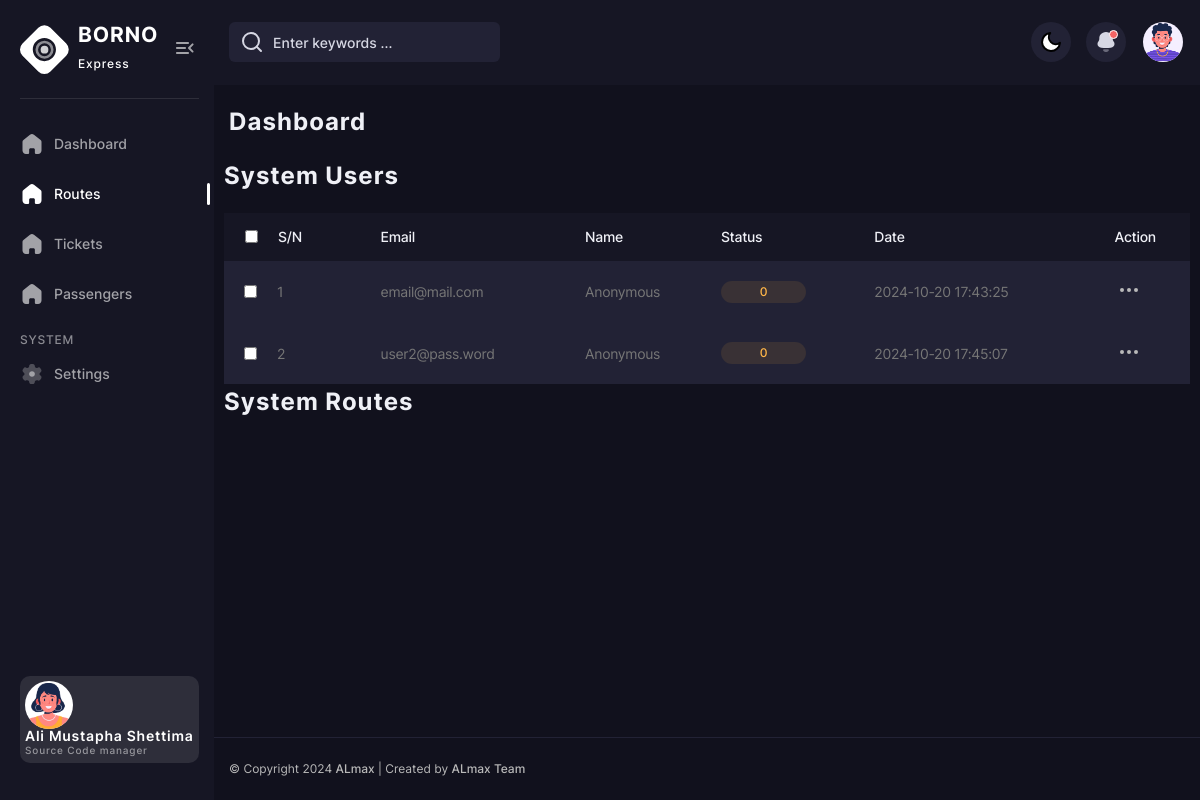
The app's page /dashboard.php?routes=1, older data.
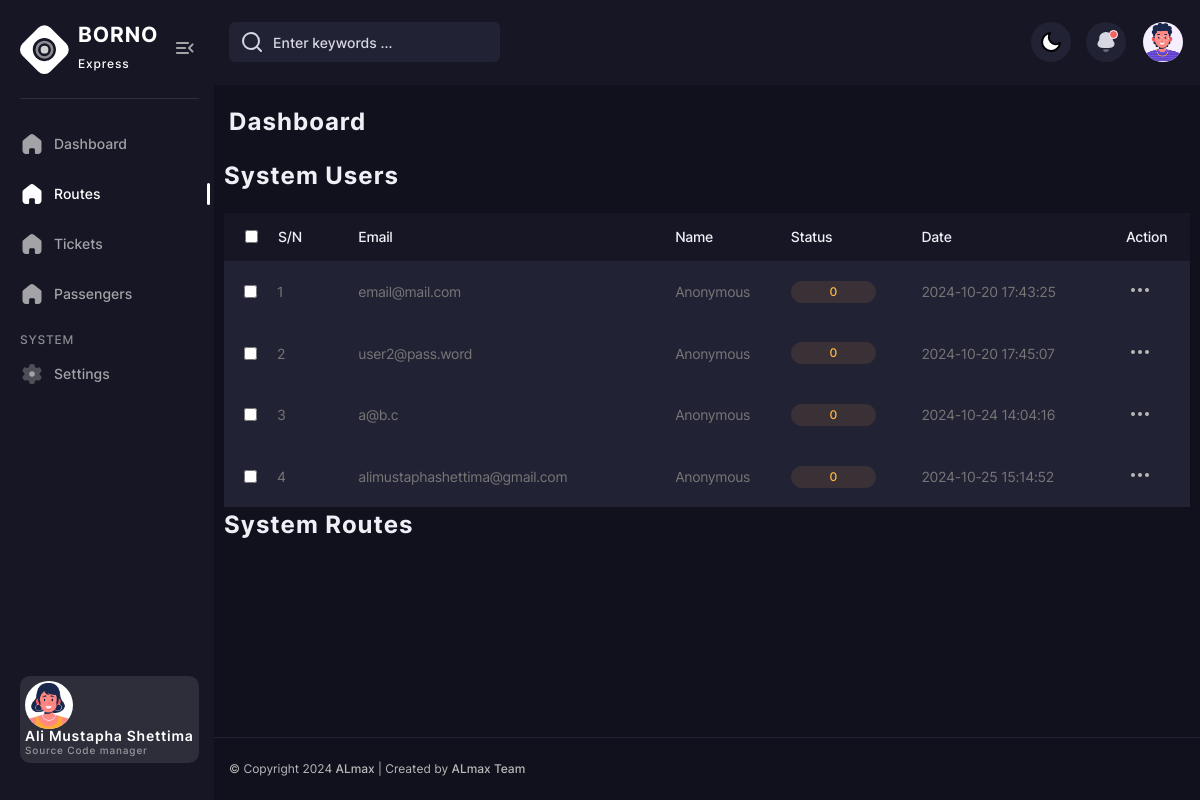
The same page, newer data.
### tables this page shows
CREATE TABLE `users` (
  `id` bigint(20) NOT NULL,
  `name` varchar(222) NOT NULL DEFAULT 'Anonymous',
  `email` varchar(222) NOT NULL,
  `password` varchar(222) NOT NULL,
  `created_at` timestamp NOT NULL DEFAULT current_timestamp(),
  `updated_at` timestamp NOT NULL DEFAULT current_timestamp(),
  `deleted_at` timestamp NULL DEFAULT NULL,
  `status` varchar(222) NOT NULL DEFAULT 'Active',
  `address` varchar(222) NOT NULL,
  `phone_number` varchar(222) DEFAULT NULL,
  `is_admin` tinyint(1) NOT NULL DEFAULT 0,
  `profile_picture` varchar(222) DEFAULT NULL
);

### database/Database.php (called while the page is built, shortened)
<?php
class database
{
    private $host = "127.0.0.1";
    private $db_name = "borno_express";
    private $username = "root";
    private $password = "";
    public function getConnection()
    {
        $this->conn = null;
        try {
            $this->conn =  mysqli_connect($this->host, $this->username, $this->password, $this->db_name);
        } catch (Exception $e) {
            die("Database connection error: " . $e->getMessage());
        }
        return $this->conn;
    }
}

### app/models/User.php (called while the page is built, shortened)
<?php
class User {
    private $conn;
    public function __construct($db) {
        $this->conn = $db;
    }
    public function read() {
        $query = "SELECT * FROM users WHERE deleted_at IS NULL";
        $stmt = $this->conn->prepare($query);
        $stmt->execute();
        return $stmt->get_result();
    }
}
?>

### components/dashboard/route.php (the view, shortened to what this page needs)
          <div class="col-12">
            <div class="users-table table-wrapper">
            <h1 class="main-title">System Users</h1>
              <table class="posts-table">
                <thead>
                  <tr class="users-table-info">
                    <th>
                      <label class="users-table__checkbox ms-20">
                        <input type="checkbox" class="check-all">S/N
                      </label>
                    </th>
                    <th>Email</th>
                    <th>Name</th>
                    <th>Status</th>
                    <th>Date</th>
                    <th>Action</th>
                  </tr>
                </thead>
                <tbody>
                  <?php
require_once __DIR__ . '/../../app/models/User.php';
require_once __DIR__ . '/../../database/Database.php';
$database = new Database;
$users = new User($database->getConnection());
$users = $users->read();
$count = 0;
foreach($users as $user){
  echo '<tr>';
  echo '  <td>';
  echo '    <label class="users-table__checkbox">';
  echo '      <input type="checkbox" class="check">';
  echo '      <div class="categories-table-img">';
  echo ++$count;
  echo '      </div>';
  echo '    </label>';
  echo '  </td>';
  echo '  <td>' . htmlspecialchars($user['email']) . '</td>';
  echo '  <td>';
  echo '    <div class="pages-table-img">';
  echo '      ' . htmlspecialchars($user['name']);
  echo '    </div>';
  echo '  </td>';
  echo '  <td><span class="badge-pending">' . htmlspecialchars($user['status']) . '</span></td>';
  echo '  <td>' . htmlspecialchars($user['created_at']) . '</td>';
  echo '  <td>';
  echo '    <span class="p-relative">';
  echo '      <button class="dropdown-btn transparent-btn" type="button" title="More info">';
  echo '        <i data-feather="more-horizontal" aria-hidden="true"></i>';
  echo '      </button>';
  echo '    </span>';
  echo '  </td>';
  echo '</tr>';
}
?>
                </tbody>
              </table>
            <h1 class="main-title">System Routes</h1>
            </div>

Row changes from the older to the newer data that the page shows:
added users: email "a@b.c", name "Anonymous", status "0", created_at "2024-10-24 14:04:16"
added users: email "alimustaphashettima@gmail.com", name "Anonymous", status "0", created_at "2024-10-25 15:14:52"
